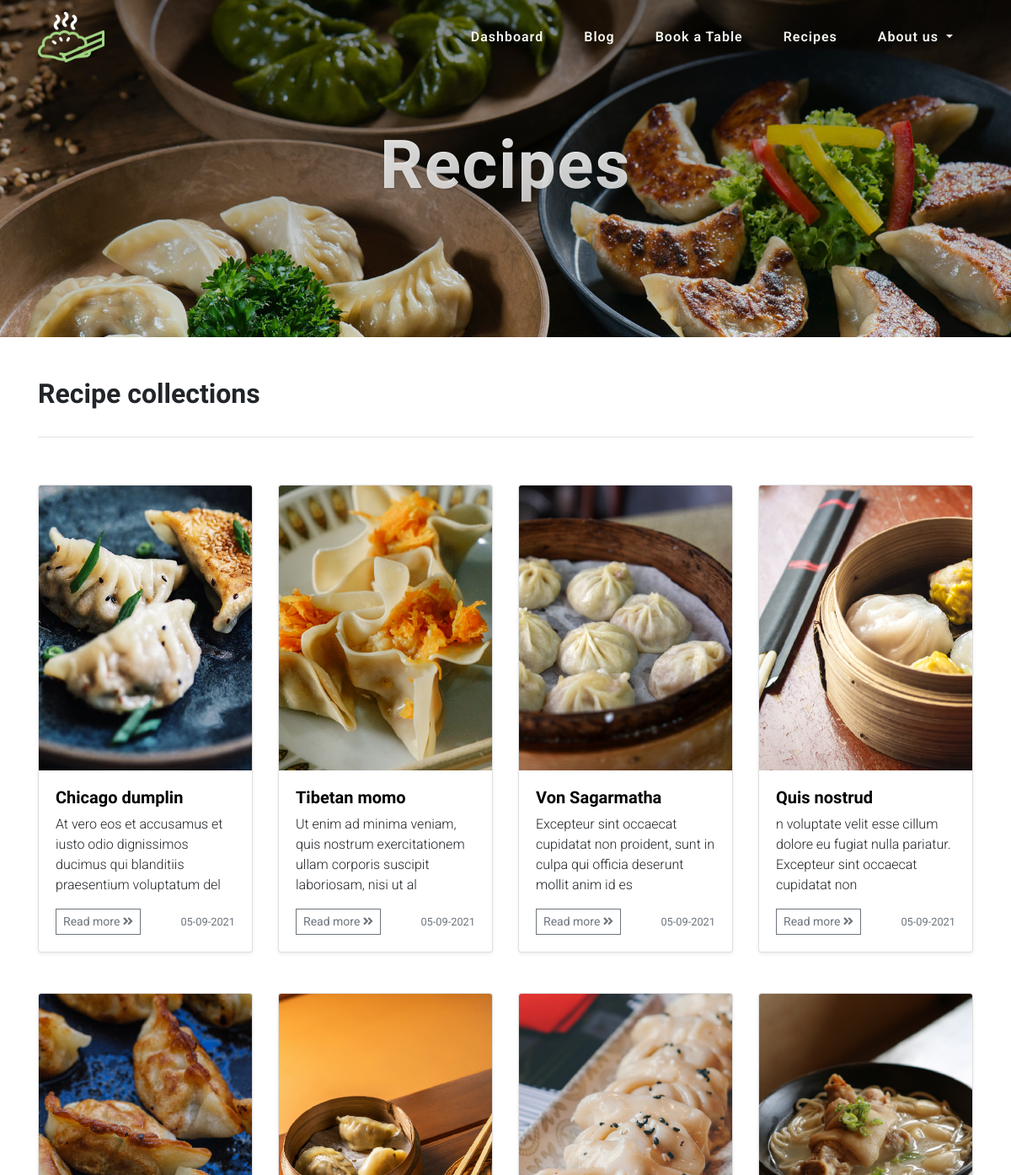
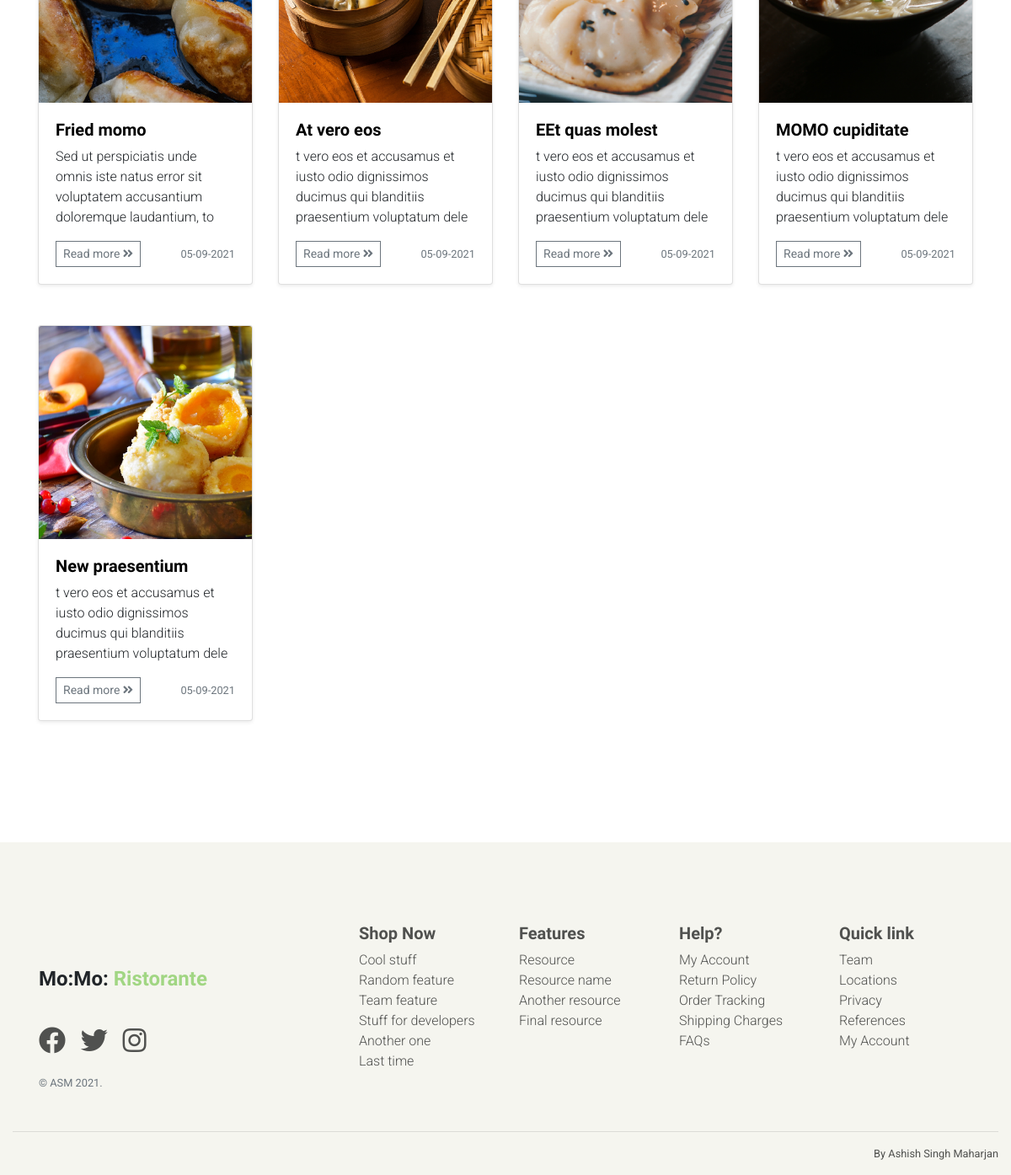
/recipe (signed in), run on the app's committed database (2 pictures, top to bottom).
### recipes/models.py (models this page shows, shortened)
class Recipe(models.Model):
    CATEGORY = (
        ('WS', 'Western'),
        ('TB', 'Tibetan'),
        ('NP', 'Nepalese')
    )
    id = models.UUIDField(primary_key=True, default=uuid.uuid4, editable=False)
    title = models.CharField(max_length=100)
    excerpt = models.TextField(max_length=200, blank=True)
    content = models.TextField(blank=True)
    image = models.ImageField(upload_to='', default='default.png', blank=True)
    create_by = models.ForeignKey(get_user_model(), on_delete=models.CASCADE)
    create_date = models.DateField(auto_now_add=True)

### recipes/views.py (the view)
# urls.py: path('', RecipeListView.as_view(), name='recipe'),
class RecipeListView(ListView):
    model = Recipe
    template_name = 'recipes/index.html'
    context_object_name = 'posts'

### recipes/templates/recipes/index.html (shortened to what this page needs)
{% extends 'base.html' %}
{% load static %}
{% block content %}
<header class="master-head common-master-head">
    <div class="container d-flex h-100 align-items-center">
        <div class="mx-auto text-center">
            <h1 class="site">Recipes</h1>
        </div>
    </div>
</header>
<section class="container common-container py-5">
    <h2 class="heading">Recipe collections</h2>
    <div class="row g-5 py-5">
        {% for post in posts %}
        <div class="col-3">
            <div class="card shadow-sm">
                <img alt="{{ blog_post.title }}"
                     class="card-img-top"
                     src="{{ post.image.url }}">
                <div class="card-body">
                    <h5>
                        <a href="{% url 'recipe_detail' post.id %}">
                            {{ post.title|slice:":15" }}
                        </a>
                    </h5>
                    <p class="card-text">
                        {{ post.excerpt|slice:":100" }}
                    </p>
                    <div class="d-flex justify-content-between align-items-center">
                        <div class="btn-group">
                            <a class="btn btn-sm btn-outline-secondary"
                               href="{% url 'recipe_detail' post.id %}">
                                Read more <i class="fas fa-angle-double-right"></i>
                            </a>
                        </div>
                        <small class="text-muted">
                            {{ post.create_date|date:"m-d-Y" }}
                        </small>
                    </div>
                </div>
            </div>
        </div>
        {% empty %}
        <p>No record found.</p>
        {% endfor %}
    </div>
</section>
{% endblock %}

### static/css/main.css (style rules this page uses)
html { scroll-behavior: smooth; }
html, body { font-family: "Roboto", serif; font-weight: 300; height: 100%; }
h1, h2, h3, h4, h5, h6 { font-family: "Cardo", serif; font-weight: 700; }

### website/static/website/css/style.css (style rules this page uses)
.btn { border-radius: 0; border-color: none; }
.master-head { position: relative; height: auto; min-height: 35rem; padding: 15rem 0; width: 100%; background-position: center; background-repeat: no-repeat; background-attachment: scroll; }
.master-head h1 { font-size: 2rem; line-height: 2rem; letter-spacing: 0.1rem; }
.master-head h1, .master-head h2 { background: -webkit-linear-gradient(white, rgba(255, 255, 255, 0.8)); -webkit-text-fill-color: transparent; -webkit-background-clip: text; text-shadow: 1px 1px 2px rgba(0, 0, 0, 0.1); }
@media (min-width: 768px) { .master-head h1 { font-size: 4rem; line-height: 7rem; } }
@media (min-width: 992px) { .master-head { height: 100vh; padding: 0; } }
@media (min-width: 992px) { .master-head h1 { font-size: 5rem; line-height: 5rem; letter-spacing: 0.1rem; } }
.common-master-head { min-height: 400px; }
.common-container h5 a { color: #000; }
.common-container .heading { padding-bottom: 2rem; border-bottom: 1px solid #dee2e6 !important; }
@media (min-width: 992px) { .common-master-head { height: 400px; } }
@media (min-width: 992px) { .common-master-head h1 { line-height: 8rem; } }

### recipes/templates/recipes/index.html (style rules this page uses)
.common-master-head { background: linear-gradient(rgba(0, 0, 0, 0.5), rgba(0, 0, 0, 0.1)), url("/static/images/background5.jpg"); background-position: center; background-repeat: no-repeat; background-attachment: scroll; background-size: cover; }
.card { margin-bottom: 3rem; }

### data on the page
Recipe: image (picture), title "Chicago dumplin", excerpt "At vero eos et accusamus et iusto odio dignissimos ducimus qui blanditiis praesentium voluptatum del", create_date "05-09-2021"
Recipe: image (picture), title "Tibetan momo", excerpt "Ut enim ad minima veniam, quis nostrum exercitationem ullam corporis suscipit laboriosam, nisi ut al", create_date "05-09-2021"
Recipe: image (picture), title "Von Sagarmatha", excerpt "Excepteur sint occaecat cupidatat non proident, sunt in culpa qui officia deserunt mollit anim id es", create_date "05-09-2021"
Recipe: image (picture), title "Quis nostrud", excerpt "n voluptate velit esse cillum dolore eu fugiat nulla pariatur. Excepteur sint occaecat cupidatat non", create_date "05-09-2021"
Recipe: image (picture), title "Fried momo", excerpt "Sed ut perspiciatis unde omnis iste natus error sit voluptatem accusantium doloremque laudantium, to", create_date "05-09-2021"
Recipe: image (picture), title "At vero eos", excerpt "t vero eos et accusamus et iusto odio dignissimos ducimus qui blanditiis praesentium voluptatum dele", create_date "05-09-2021"
Recipe: image (picture), title "EEt quas molest", excerpt "t vero eos et accusamus et iusto odio dignissimos ducimus qui blanditiis praesentium voluptatum dele", create_date "05-09-2021"
Recipe: image (picture), title "MOMO cupiditate", excerpt "t vero eos et accusamus et iusto odio dignissimos ducimus qui blanditiis praesentium voluptatum dele", create_date "05-09-2021"
Recipe: image (picture), title "New praesentium", excerpt "t vero eos et accusamus et iusto odio dignissimos ducimus qui blanditiis praesentium voluptatum dele", create_date "05-09-2021"
